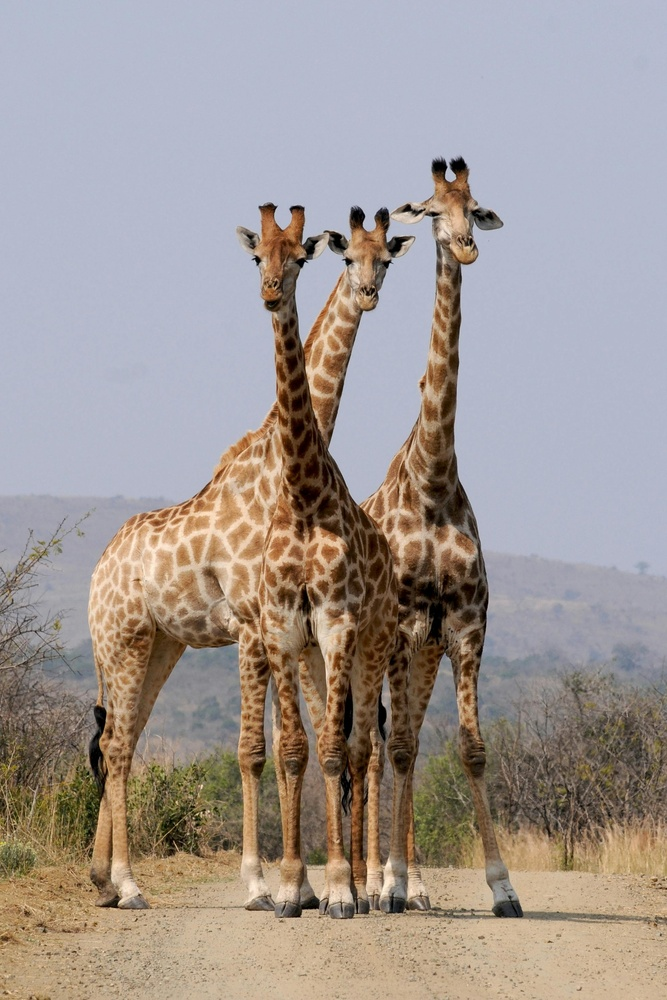
#> input picture exercises/exercise1/image.jpg, 667 x 1000 px, shrunk from 2172 x 3258 before the run
$ python edge_detection.py
#> lines starting #> are read from the running program, lines starting #| are printed output that depends on the picture; after the words box and inside, x2 and y2 are one past the last pixel; in counts of white or black regions, pixels touching at a corner belong together
import cv2

# Load an image
image = cv2.imread('image.jpg')  # Replace 'image.jpg' with your image file name
#> image is the input picture: shape (1000, 667, 3); mean B, G, R 147.7, 151.8, 161.1

# Check if the image was loaded successfully
if image is None:
    print("Error: Could not load image.")
    exit()

# Convert to grayscale
gray_image = cv2.cvtColor(image, cv2.COLOR_BGR2GRAY)
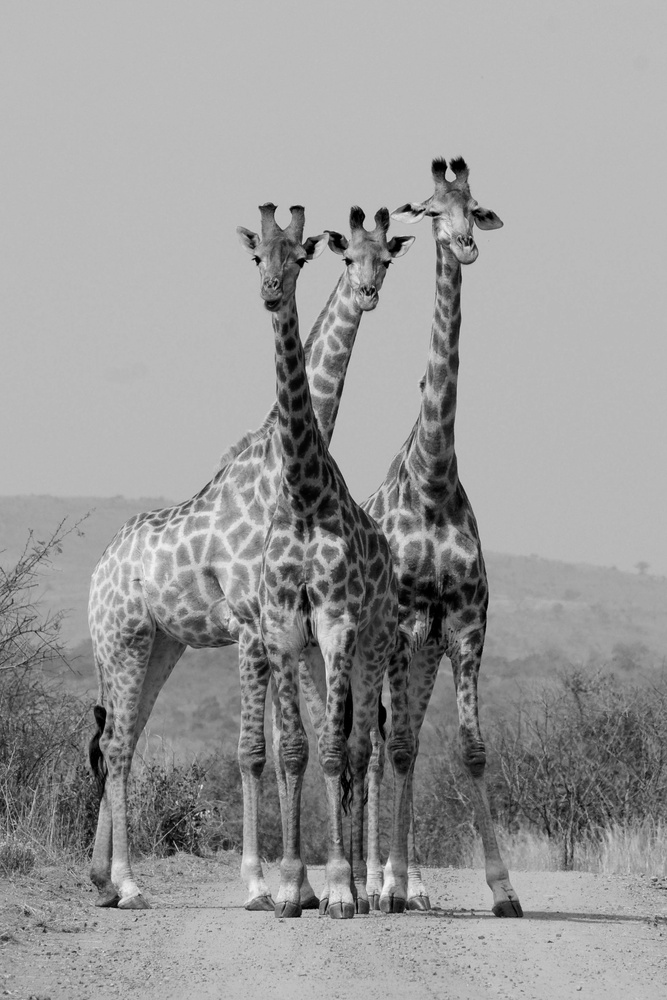
#> gray_image: shape (1000, 667); min 0, max 244, mean 154.2

# Apply Gaussian blur to reduce noise
blurred_image = cv2.GaussianBlur(gray_image, (5, 5), 0)

# Detect edges using Canny edge detector
edges = cv2.Canny(blurred_image, 50, 150)
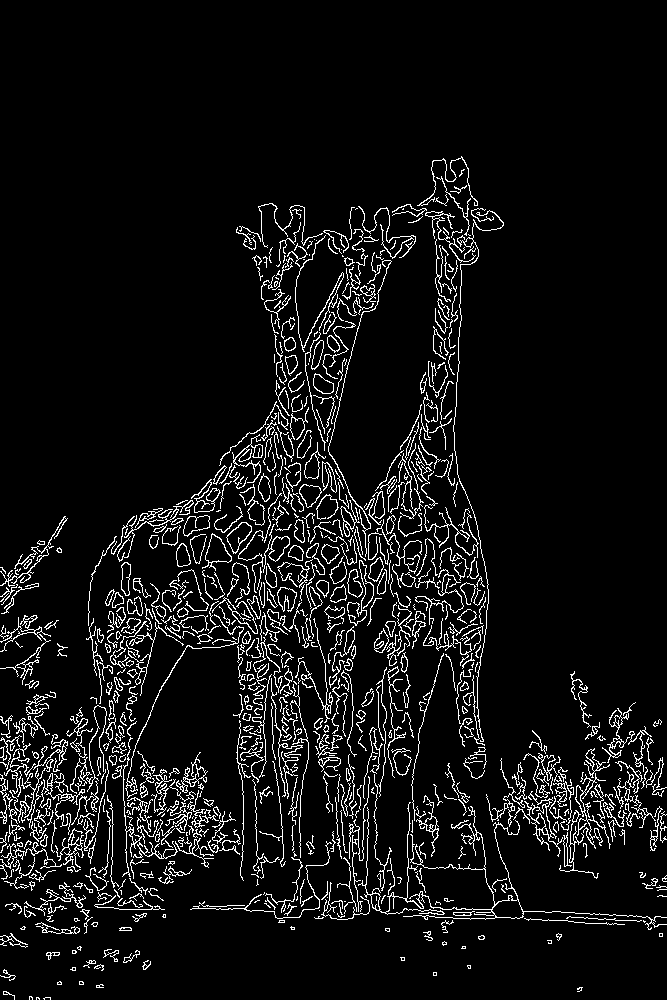
#> edges: shape (1000, 667); 6.9% white in thin lines or dots, all inside (x1, y1, x2, y2) = (0, 156, 667, 1000)

# Display the results
cv2.imshow('Original Image', image)
cv2.imshow('Edges', edges)

# Save the edges image
cv2.imwrite('edges.jpg', edges)

# Wait for a key press and close all windows
cv2.waitKey(0)
cv2.destroyAllWindows()
